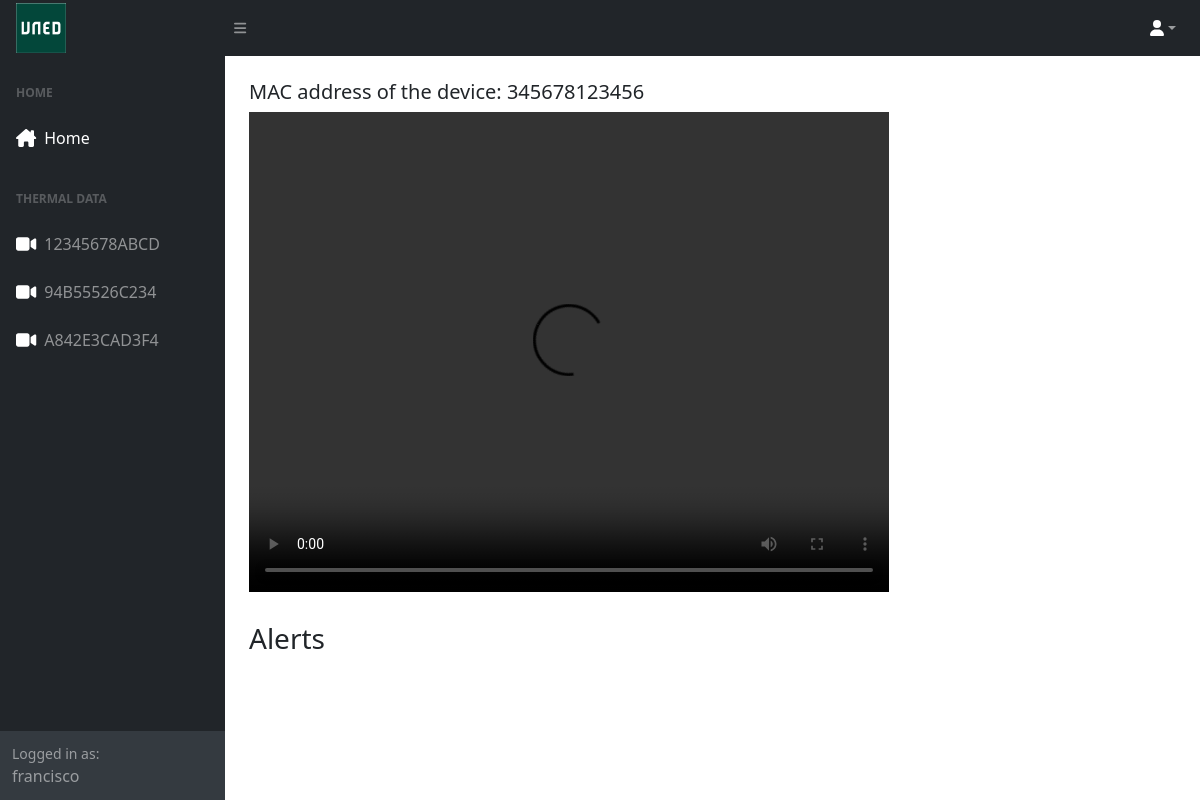
The app's page /uned/thermal/345678123456/ (signed in) with its own data.
### uned/models.py (models this page shows, shortened)
class Device(models.Model):
    name = models.CharField(max_length=30, blank=True, null=True)
    mac = models.CharField(max_length=12, primary_key=True, blank=False, null=False)
    user = models.ForeignKey(User, on_delete=models.CASCADE)
    last_connection = models.DateTimeField(blank=True, null=True)
    ip = models.GenericIPAddressField(blank=True, null=True)

### uned/views.py (the view)
# urls.py: path('thermal/', DataThermalApiView.as_view())
@login_required(login_url='uned:login')
def thermal(request, mac):
    data = SelectQueryDB(request).get_data()
    thermal_data = SelectQueryDB(request).get_thermal_data(mac)
    generate_video(thermal_data)
    list_fire, list_person = detect_fire_or_person(thermal_data)
    context = {
        'title': 'Thermal' + mac,
        'thermal_data': thermal_data,
        'devices': data,
        'mac': mac,
        'detected_fire': list_fire,
        'detected_person': list_person
    }
    return render(request, 'thermal.html', context)

### uned/search.py (called while the page is built)
    def get_devices(self):
        objects = Device.objects.order_by('mac').filter(user=self.username)
        return objects

    def get_data(self):
        devices = self.get_devices()
        data_lists = []
        for device in devices:
            data = Data.objects.filter(mac=device.mac).order_by('-time').first()
            data_lists.append((device, data))
        return data_lists

    def get_thermal_data(self, mac):
        data = DataThermal.objects.filter(mac=mac).order_by('time')
        return data

### uned/video.py (called while the page is built, shortened)
def generate_video(thermal_data):
    fourcc = cv2.VideoWriter_fourcc(*'vp09')
    video_filename = 'media/videos/temperature_video.webm'
    video_writer = cv2.VideoWriter(video_filename, fourcc, 1, (8, 8))
    i = 0
    video_writer.release()
    return None

def filter_alerts(alerts):
    new_list = []
    return new_list

def detect_fire_or_person(thermal_data):
    detected_fire = []
    detected_person = []
    frame = 0
    detected_fire = filter_alerts(detected_fire)
    detected_person = filter_alerts(detected_person)
    return detected_fire, detected_person

### uned/templates/thermal.html (shortened to what this page needs)
{% extends "base_template.html" %}
{% load static %}
{% block page_content %}
<h5 class="mt-4">MAC address of the device: {{ mac }}</h5>
<video controls width="640" height="480" controls>
    <source src="../../../media/videos/temperature_video.webm" type="video/webm">
</video>
<h3 class="mt-4">Alerts</h5>
{% endblock %}

### uned/templates/base_template.html (shortened to what this page needs)
{% load static %}
<!DOCTYPE html>
<html lang="en">
    <head>
        <link href="https://cdn.jsdelivr.net/npm/bootstrap@5.1.3/dist/css/bootstrap.min.css" rel="stylesheet">
        <link rel="stylesheet" type="text/css" href="{% static 'css/styles.css' %}">
        <link rel="stylesheet" type="text/css" href="{% static 'css/common_styles.css' %}">
    </head>
    <body class="sb-nav-fixed">
        <nav class="sb-topnav navbar navbar-expand navbar-dark bg-dark">
            <a class="navbar-brand ps-3"><img class="Logo" src="{% static 'img/logo.jpg' %}" alt="Logo" height="50" width="50"></a>
            <button class="btn btn-link btn-sm order-1 order-lg-0 me-4 me-lg-0" id="sidebarToggle" href="#!"><i class="fas fa-bars"></i></button>
            <ul class="navbar-nav form-inline ms-auto me-0 me-md-3 my-2 my-md-0">
                <li class="nav-item dropdown">
                    <a class="nav-link dropdown-toggle" id="navbarDropdown" href="#" role="button" data-bs-toggle="dropdown" aria-expanded="false"><i class="fa-solid fa-user" style="color: white;"></i></a>
                </li>
            </ul>
        </nav>
        <div id="layoutSidenav">
            <div id="layoutSidenav_nav">
                <nav class="sb-sidenav accordion sb-sidenav-dark" id="sidenavAccordion">
                    <div class="sb-sidenav-menu">
                        <div class="nav">
                            <div class="sb-sidenav-menu-heading">Home</div>
                            <a class="nav-link text-white" href="{% url 'uned:home' %}">
                                <div class="sb-nav-link-icon">
                                    <i class="fa-solid fa-house-chimney fa-lg" style="color: white;"></i>
                                </div>
                                Home
                            </a>
                            <div class="sb-sidenav-menu-heading">Thermal data</div>
                            {% for device in devices %}
                            <a class="nav-link {% block a_sidebar_search %}{% endblock %}" href="{% url 'uned:thermal' device.0.mac %}">
                                <div class="sb-nav-link-icon">
                                    <i class="fa-solid fa-video fa-lg {% block i_sidebar_search %}{% endblock %}" style="color: white;"></i>
                                </div>
                                {{ device.0.mac }}
                            </a>
                            {% endfor %}
                        </div>
                    </div>
                    <div class="sb-sidenav-footer">
                        <div class="small">Logged in as:</div>{{user.username}}
                    </div>
                </nav>
            </div>
            <div id="layoutSidenav_content">
                <main>
                    <div class="container-fluid px-4">
                        <div class="card-deck">
                            {% block page_content %}{% endblock %}
                        </div>
                    </div>
                </main>
            </div>
    </body>
</html>

### uned/static/css/common_styles.css (style rules this page uses)
.theme-light { --color-background: white; --color-sidebar: #212529; --color-card-header: #212529; --color-title: black; }
body { background-color: var(--color-background); }
.sb-sidenav-menu { background-color: var(--color-sidebar); }
.sb-topnav { color: var(--color-sidebar); }

### records on screen
Device: mac "12345678ABCD"
Device: mac "94B55526C234"
Device: mac "A842E3CAD3F4"

### other values on screen
{{ user.username }} "francisco"
{{ mac }} "345678123456"
